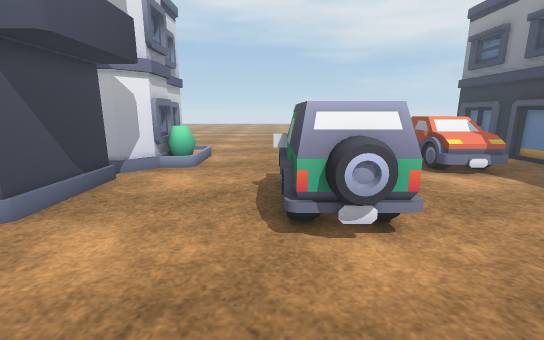
[1] (above)

20 first-person views from a walk through a 3-D level made in the Unity game engine. The camera is 1.2 m above the floor, tilts 12° down and sees 90° across. The floor is counted in squares, 0.5 m on a side. Each view is taken from the middle of a square. On the plan, view 1 faces up. The plan holds only what a view shows up to about 18 squares ahead; the rest is blank. The place goes on beyond the plan. Some surface patterns are stand-ins.

[2]
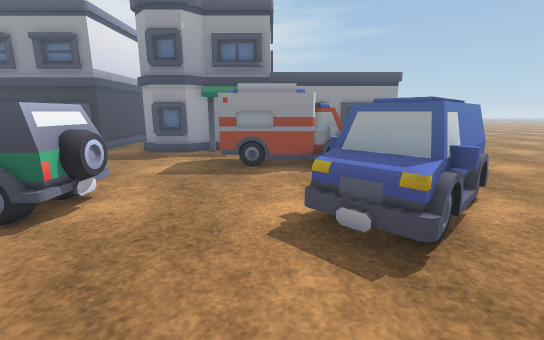

[3]
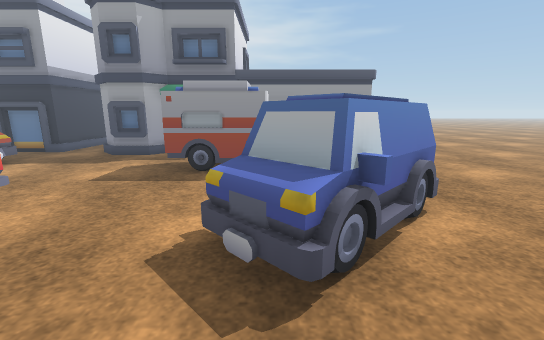

[4]
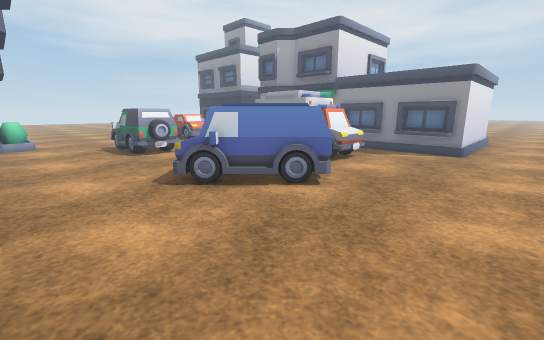

[5]
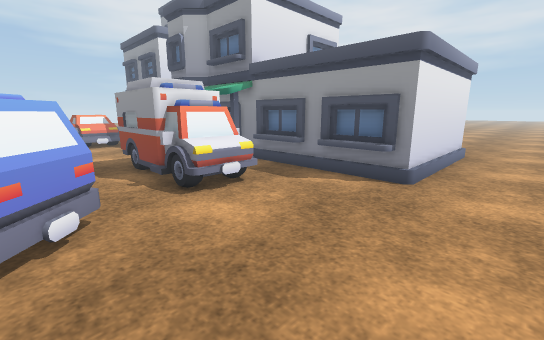

[6]
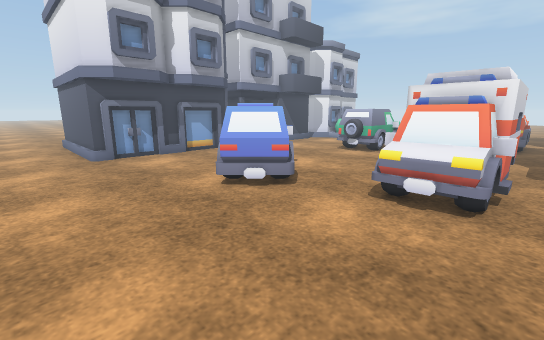

[7]
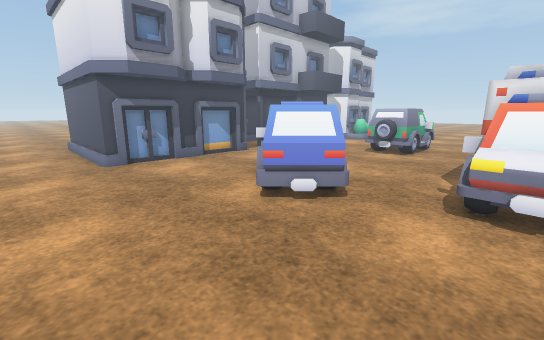

[8]
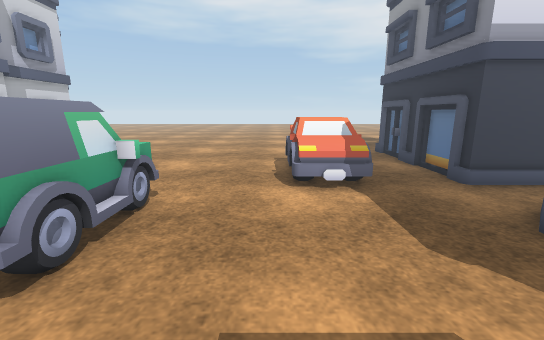

[9]
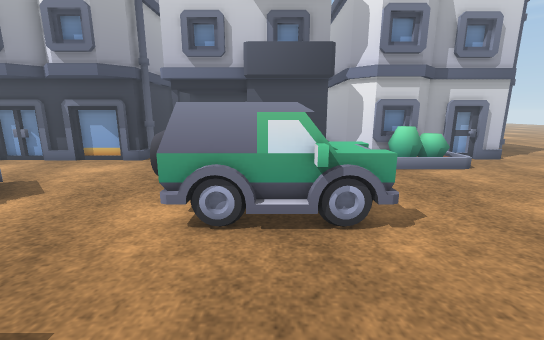

[10]
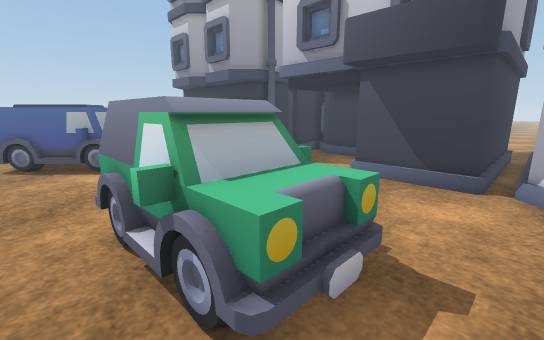

[11]
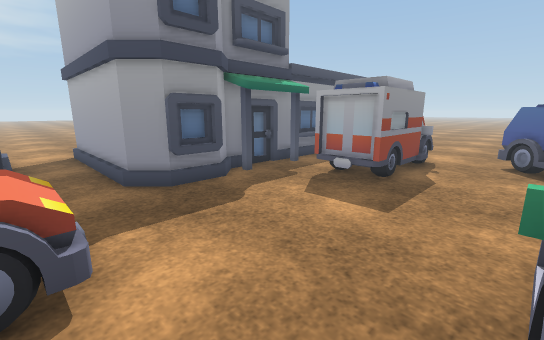

[12]
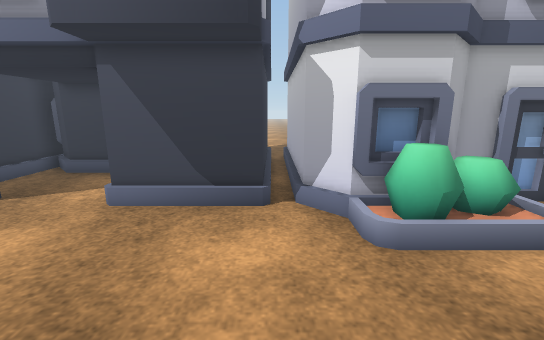

[13]
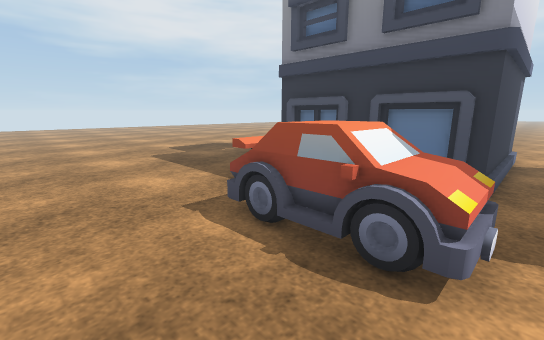

[14]
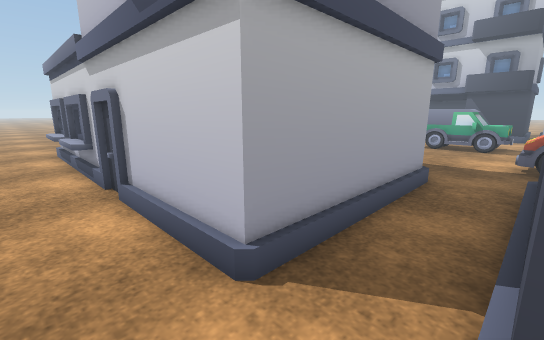

[15]
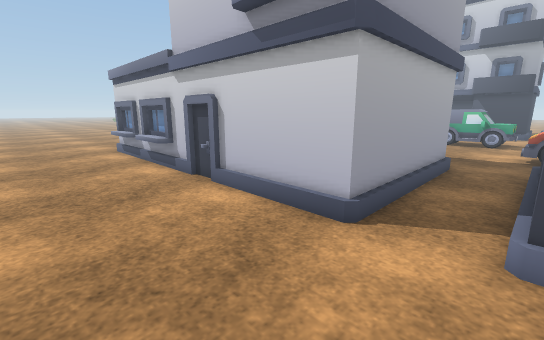

[16]
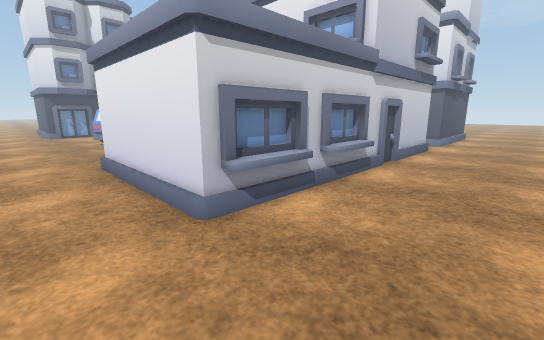

[17]
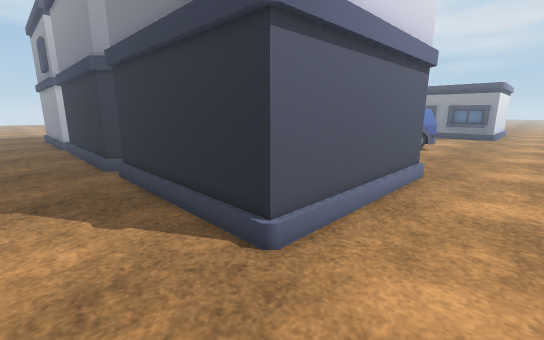

[18]
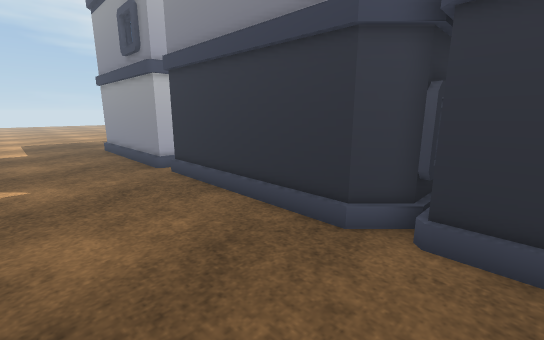

[19]
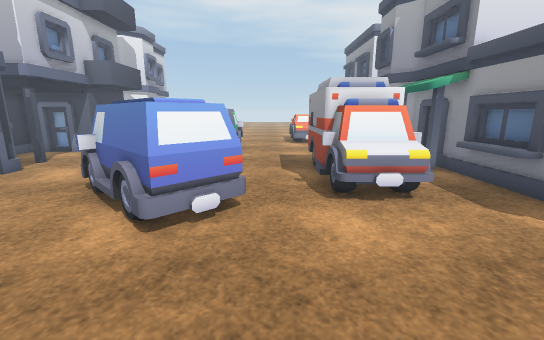

[20]
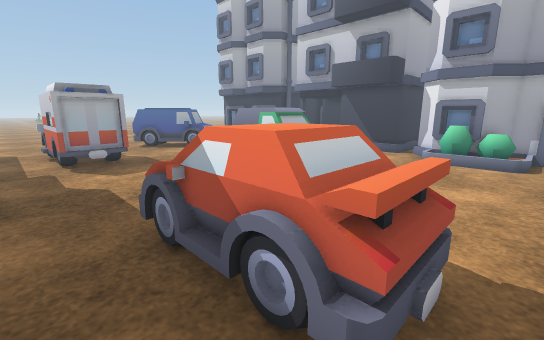

### Floor plan
Key: @ floor where view 1 was taken; # wall or solid block; x gap in a wall; . main floor; : floor 0.25 m higher than the main floor; + floor 1 m higher than the main floor; / step, stairs or slope; = window, fence, low wall or low ledge; ^ raised ledge; O other object.
Columns run from 19 left of view 1 to 28 right of it. Each row starts with its distance up from view 1.
 16 .....O       O..............  .OO
 15 .....O       OO:..........+/+ ..O
 14 .....O       OOO..........=//..OO
 13 .....O        OO..........=++..OO           ..
 12 .....O        O:..........=//..OO          ...
 11 .....OOOOOOOOO............///...OOOOOOOOO.......
 10 .....OOOOOOOOO..................................
  9 .....O       O......OO........................
  8 .....O       O.....=^^=........OOOOOOOOOO.....
  7 .....O       O.....=^^=.......OO        O.....
  6 .....O   OOOOO.....=^^#.......OO        O.....
  5 .....O   O.........=#O=........O        O.....
  4 .....O   O..........OO........OOO       O.....
  3 .....O   O....................OOO       O.....
  2 .....O   O...O............^^^.OOO       O.....
  1  .....OOOO...O............#^^.OOO       O.....
  0   ...OOOOOOOOO.....@......# ^.OOOOOOOOOOO.....
 -1 . ...O       O.....OO.....#^^..OO      OO.....
 -2   ...O       O.....OOO....^^^..OO      OO.....
 -3   ...O       O....OOOOO...=Ox=.OO      OO.....
 -4   ...O       O.....OOOOO..=OO..OO       O.....
 -5   ...O       O......OOOO.......OO      OO.....
 -6   ...O       O.......OO........OO      OO.....
 -7   ...O       O.................OO      OO.....
 -8   ...OOOOOOOOO..................OOOOOOOOO.....
 -9    ...........................................
-10    ............................................
-11   .............................................

Where each view was taken, in squares from view 1:
view 1: 0 up, 0 right, facing up
view 2: 0 up, 5 left, facing right
view 3: 2 down, 4 left, facing right
view 4: 11 down, 5 left, facing up-right
view 5: 11 down, 3 right, facing up-right
view 6: 11 down, 10 right, facing up-left
view 7: 11 down, 8 right, facing up-left
view 8: 2 up, 6 right, facing up
view 9: 7 up, 8 right, facing left
view 10: 11 up, 4 right, facing down-left
view 11: 11 up, 3 right, facing down-right
view 12: 10 up, 1 right, facing left
view 13: 10 up, 3 right, facing up-right
view 14: 11 up, 23 right, facing down-left
view 15: 11 up, 26 right, facing down-left
view 16: 11 down, 26 right, facing up-left
view 17: 11 down, 17 left, facing up-right
view 18: 1 down, 19 left, facing up-right
view 19: 11 down, 5 right, facing up
view 20: 16 up, 11 right, facing down-left
